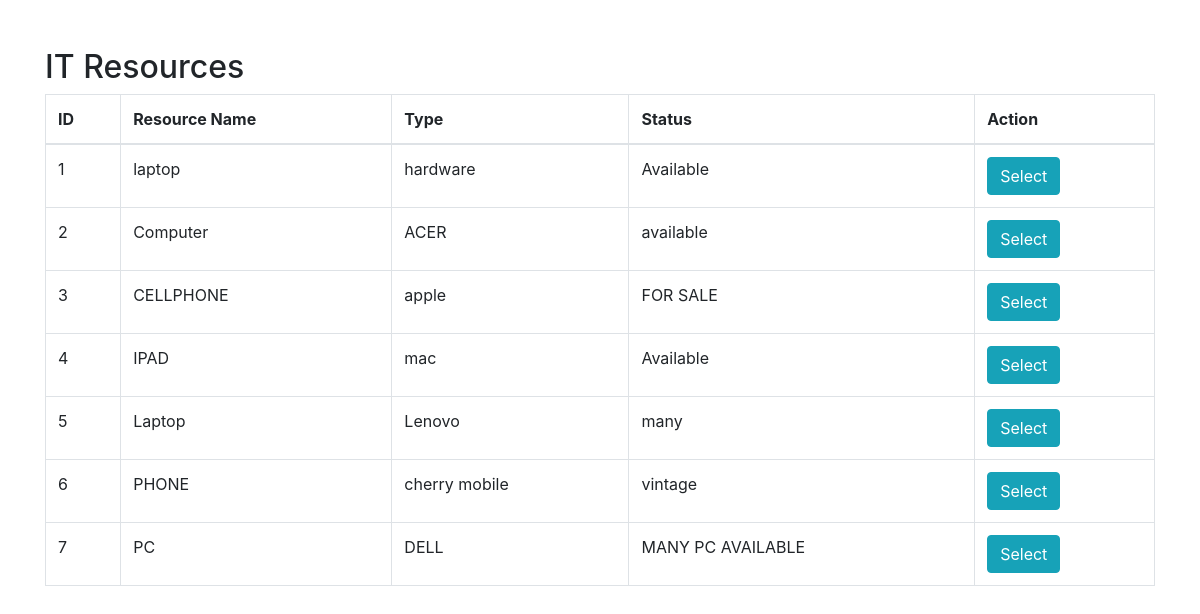
The page / on the database its author committed.
### tables this page shows
CREATE TABLE `resources` (
  `id` int(11) NOT NULL,
  `resource_name` varchar(255) DEFAULT NULL,
  `type` varchar(50) DEFAULT NULL,
  `specification` varchar(255) DEFAULT NULL,
  `status` varchar(50) DEFAULT NULL,
  `allocated_to` varchar(255) DEFAULT NULL,
  `date_allocated` date DEFAULT NULL
);

### index.php (the view, shortened to what this page needs)
<!DOCTYPE html>
<html lang="en">
<head>
    <link href="https://stackpath.bootstrapcdn.com/bootstrap/4.5.2/css/bootstrap.min.css" rel="stylesheet">
</head>
<body>
<div class="container mt-5">
    <h2>IT Resources</h2>
    <table class="table table-bordered">
        <thead>
            <tr>
                <th>ID</th>
                <th>Resource Name</th>
                <th>Type</th>
                <th>Status</th>
                <th>Action</th>
            </tr>
        </thead>
        <tbody>
            <?php
            $servername = "localhost";
            $username = "root";
            $password = "";
            $dbname = "it_resource_management";
            $conn = new mysqli($servername, $username, $password, $dbname);
            $sql = "SELECT id, resource_name, type, status FROM resources";
            $result = $conn->query($sql);
            if ($result->num_rows > 0) {
                while ($row = $result->fetch_assoc()) {
                    echo "<tr>";
                    echo "<td>" . $row['id'] . "</td>";
                    echo "<td>" . $row['resource_name'] . "</td>";
                    echo "<td>" . $row['type'] . "</td>";
                    echo "<td>" . $row['status'] . "</td>";
                    echo "<td><button class='btn btn-info' data-toggle='modal' data-target='#resourceModal' data-id='" . $row['id'] . "'>Select</button></td>";
                    echo "</tr>";
                }
            } else {
                echo "<tr><td colspan='5'>No resources found</td></tr>";
            }
            ?>
        </tbody>
    </table>
</div>
</body>
</html>

### rows shown on the page
resources: id "1", resource_name "laptop", type "hardware", status "Available"
resources: id "2", resource_name "Computer", type "ACER", status "available"
resources: id "3", resource_name "CELLPHONE", type "apple", status "FOR SALE"
resources: id "4", resource_name "IPAD", type "mac", status "Available"
resources: id "5", resource_name "Laptop", type "Lenovo", status "many"
resources: id "6", resource_name "PHONE", type "cherry mobile", status "vintage"
resources: id "7", resource_name "PC", type "DELL", status "MANY PC AVAILABLE"
